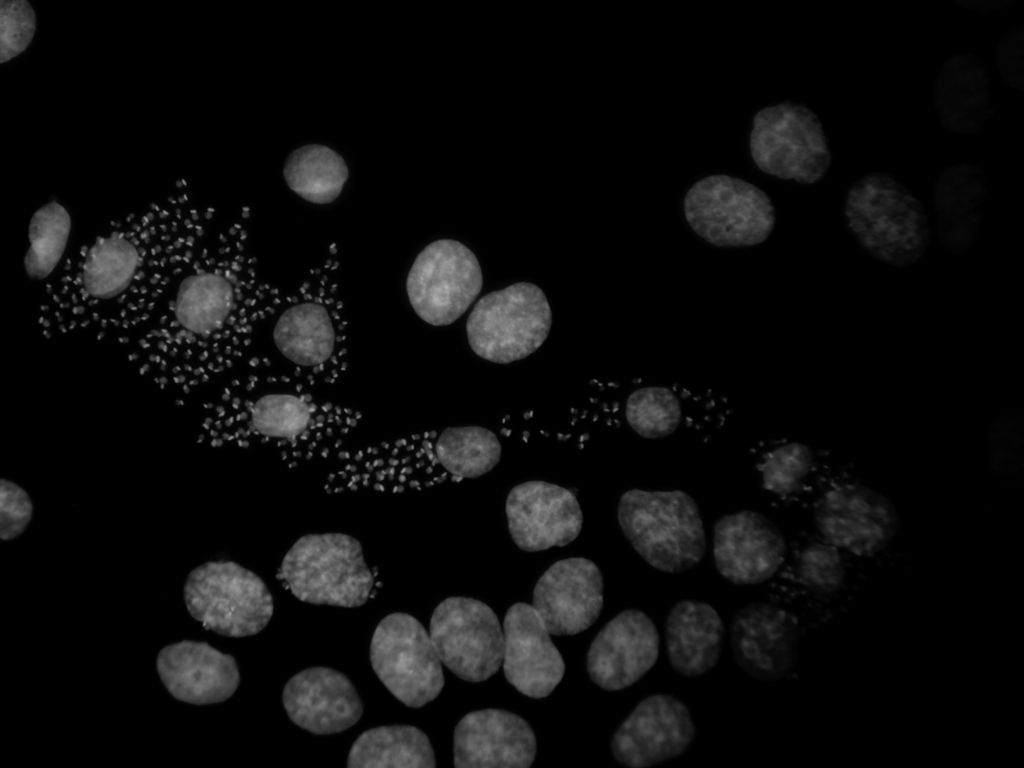
#> input picture image_processing/chagas2.png, 1024 x 768 px
$ jupyter execute --allow-errors imageProcessing_2_sol.ipynb   (shell and % lines are left out)
#> lines starting #> are read from the running program, lines starting #| are printed output that depends on the picture; after the words box and inside, x2 and y2 are one past the last pixel; in counts of white or black regions, pixels touching at a corner belong together; long printed decimals are rounded
# Welcome to image processing! (2)

Open and show an image

[cell 1]
import numpy as np
from matplotlib.pyplot import imshow
from  skimage import filters, morphology, io, img_as_uint

image=io.imread('chagas2.png')
#> image is the input picture: shape (768, 1024); min 0, max 178, mean 13.2
imshow(image, cmap='gray')

A global manual threshold

[cell 2]
import numpy as np
from matplotlib.pyplot import imshow
from  skimage import filters, morphology, io, img_as_uint

threshold=50
image=io.imread('chagas2.png')
binary=image>threshold
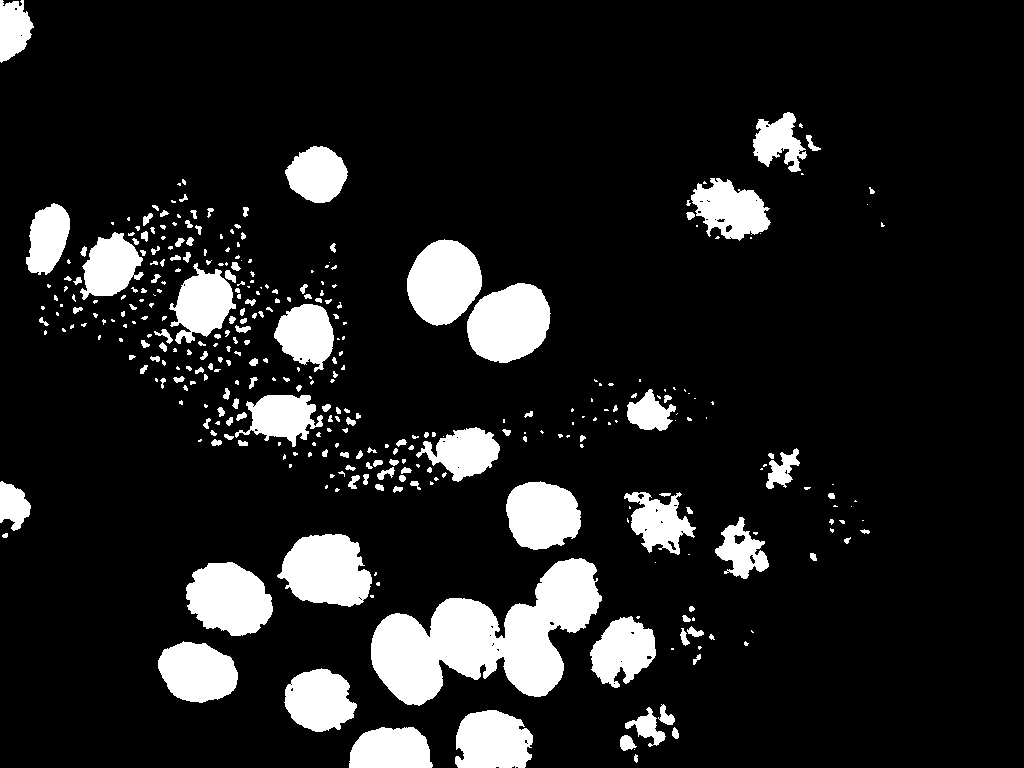
#> binary: shape (768, 1024) bool; 12.4% white; 355 white regions (184 under 20 px), largest, box (x1, y1, x2, y2) and area: (371, 558, 602, 706) 17100, (467, 283, 551, 363) 5053, (277, 534, 372, 607) 5053
imshow(binary, cmap='jet')

Building the histogram

[cell 3]
import numpy as np
import matplotlib.pyplot as plt
from  skimage import filters, morphology, io, img_as_uint

#get histogram of an image
def getHistogram(gray_im):
    h=np.zeros(256, dtype=np.float32)
    for i in range(gray_im.shape[0]):
        for j in range(gray_im.shape[1]):
            h[gray_im[i,j]]+=1.0
    return h

image=io.imread('chagas2.png')
h = getHistogram( image )
#> h = 256 values, max 551424 at index 0, min 0 at index 175, mean 3072
plt.bar(range(0,256), h)
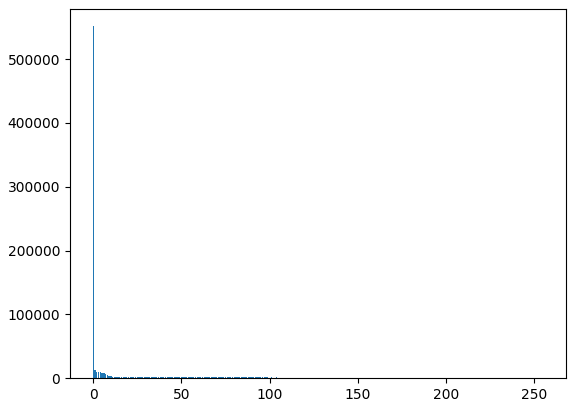
#> figure drawn by matplotlib, 1 panel; tallest bar 551424 high, from x = -0.4 to 0.4

## Exercise: Threshold from kmeans

[cell 4]
import numpy as np
from matplotlib.pyplot import imshow
from skimage import filters, morphology, io, img_as_uint
from sklearn.cluster import KMeans

def mythreshold(image):

    X=image.flatten().reshape(-1,1)
    #how many clusters?
    kmeans = KMeans(n_clusters=2, random_state=0).fit(X)

    #SOLUTION for 2 clusters
    threshold=kmeans.cluster_centers_[0] + (kmeans.cluster_centers_[1]-kmeans.cluster_centers_[0])/2.0
#> threshold = [40.15]
    print("Threshold=%f" % threshold)
#| Threshold=40.152

    return threshold

image=io.imread('chagas2.png')
threshold = mythreshold(image)
#> threshold = [40.15]

binary=image>threshold
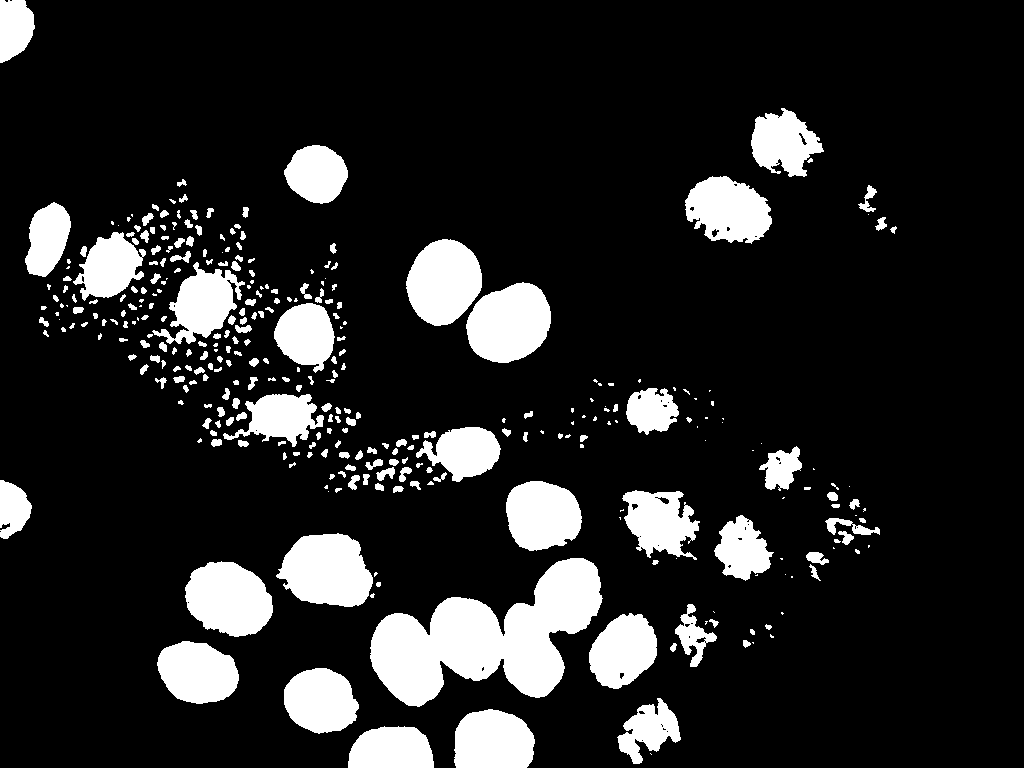
#> binary: shape (768, 1024) bool; 14.4% white; 336 white regions (96 under 20 px), largest, box (x1, y1, x2, y2) and area: (370, 558, 603, 707) 17896, (276, 533, 373, 607) 5289, (466, 282, 551, 363) 5178

imshow(binary, cmap='gray')

## Exercise: Classification of pixels

[cell 5]
import numpy as np
from matplotlib.pyplot import imshow, subplot, plot
from skimage import filters, morphology, io, img_as_uint
from sklearn.ensemble import RandomForestClassifier
from sklearn.cluster import KMeans
import scipy.ndimage as snd

#input image
image=io.imread('chagas2.png')
#more features
filtered1=snd.sobel(image)
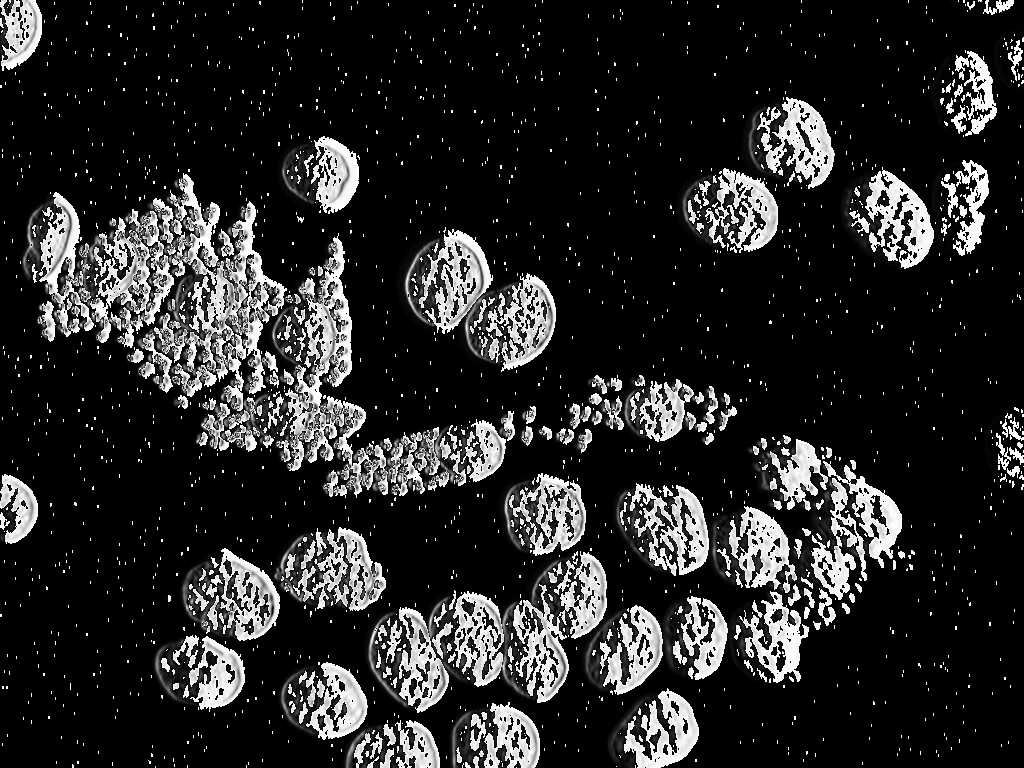
#> filtered1: shape (768, 1024); min 0, max 255, mean 40.8

#manual examples

#> (the rest of this cell did not finish here and is left out)
